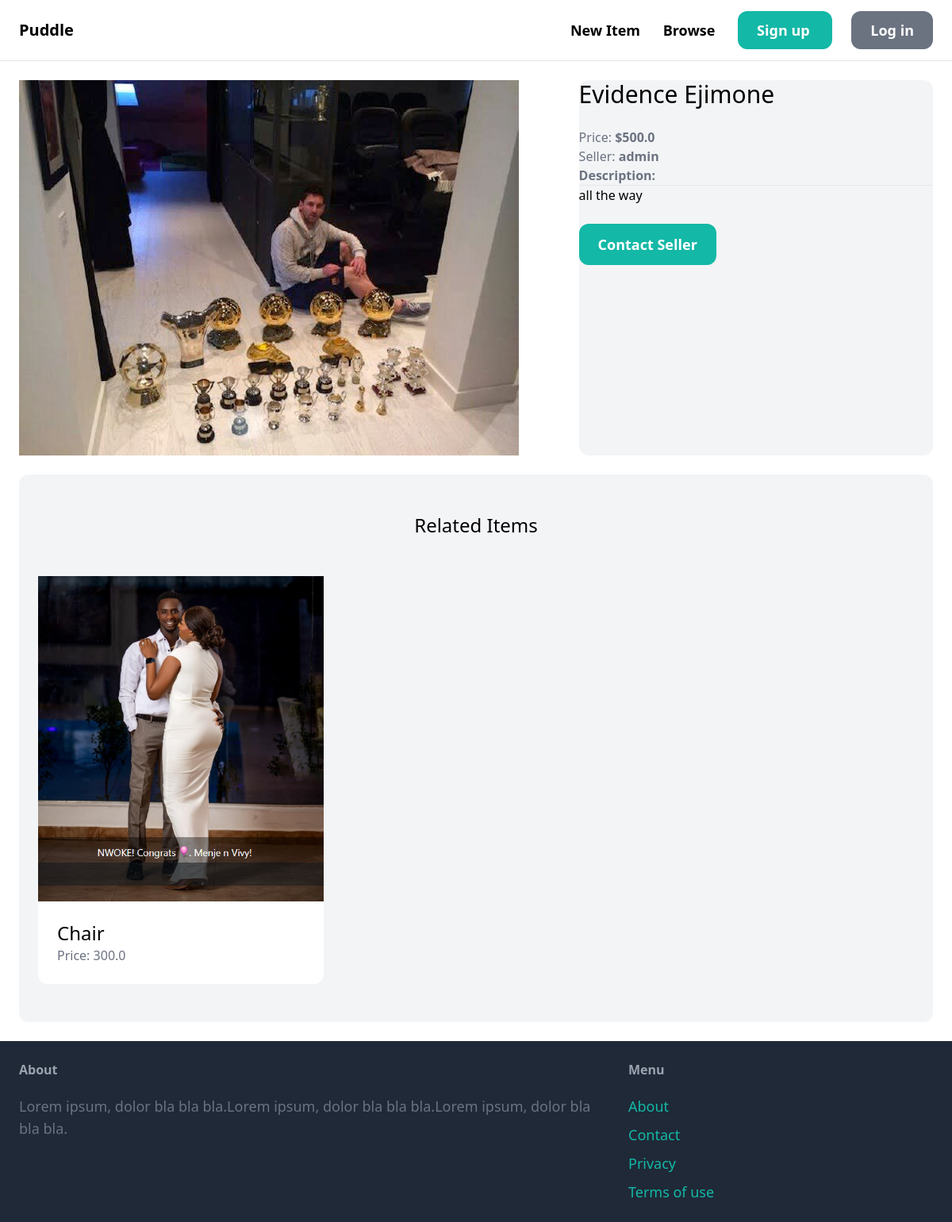
The page /items/7/ on the database its author committed.
### item/models.py (models this page shows, shortened)
class Item(models.Model):
    category = models.ForeignKey(Category, related_name='items', on_delete=models.CASCADE)
    name = models.CharField(max_length=255)
    description = models.TextField(blank=True, null=True)
    price = models.FloatField()
    image = models.ImageField(upload_to='item_images', blank=True, null=True)
    is_sold = models.BooleanField(default=False)
    created_by = models.ForeignKey(User, related_name='items', on_delete=models.CASCADE)
    created_at = models.DateTimeField(auto_now_add=True)

### item/views.py (the view)
# urls.py: path('<int:pk>/', views.detail, name='detail'),
def detail(request, pk):
    item = get_object_or_404(Item, pk=pk)
    related_items = Item.objects.filter(category=item.category, is_sold=False).exclude(pk=pk)[0:3]
    return render(request, 'item/detail.html', {
        'item': item,
        'related_items': related_items
    })

### item/templates/item/detail.html (shortened to what this page needs)
{% extends 'core/base.html' %}
{% block content %}
<div class="grid grid-cols-5 gap-6">
    <div class="col-span-3">
        <img src="{{ item.image.url }}" alt="rounded-xl">
    </div>
    <div class="col-span-2 bg-gray-100 rounded-xl">
        <h1 class="mb-6 text-3xl">{{ item.name}}</h1>
        <p class="text-gray-500">Price: <strong>${{ item.price }}</strong></p>
        <p class="text-gray-500">Seller: <strong>{{ item.created_by.username }}</strong></p>
        {% if item.description %}
        <p class="text-gray-700">
            <strong class="text-gray-500">Description:</strong><hr>
            {{ item.description }}
        </p>
        {% endif %}
        <a href="#" class="inline-block mt-6 px-6 py-3 text-lg font-semibold bg-teal-500 text-white rounded-xl hover:bg-teal-700">Contact Seller</a>
    </div>
</div>
<div class="mt-6 px-6 py-12 bg-gray-100 rounded-xl">
    <h2 class="mb-12 text-2xl text-center">Related Items</h2>
    <div class="grid grid-cols-3 gap-3">
      {% for item in related_items %}
        <div>
          <a href="{% url 'item:detail' item.id %}">
            <div>
              <img src="{{ item.image.url }}" class="tounded-t-xl" alt="">
            </div>
            <div class="p-6 bg-white rounded-b-xl">
              <h2 class="text-2xl">{{ item.name }}</h2>
              <p class="text-gray-500">Price: {{item.price}}</p>
            </div>
          </a>
        </div>
      {% endfor %}
    </div>
  </div>
{% endblock %}

### rows shown on the page
Item: image (picture), name "Evidence Ejimone", price "500.0", created_by.username "admin", description "all the way"
Item: image (picture), name "Chair", price "300.0"
